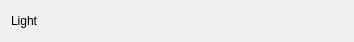
<?xml version="1.0" encoding="UTF-8"?>
<ui version="4.0">
 <class>GroupItem</class>
 <widget class="QWidget" name="GroupItem">
  <property name="geometry">
   <rect>
    <x>0</x>
    <y>0</y>
    <width>354</width>
    <height>41</height>
   </rect>
  </property>
  <property name="windowTitle">
   <string>Form</string>
  </property>
  <layout class="QHBoxLayout" name="horizontalLayout">
   <item>
    <widget class="QLabel" name="label">
     <property name="text">
      <string>Light</string>
     </property>
    </widget>
   </item>
   <item>
    <widget class="QFrame" name="frame">
     <property name="minimumSize">
      <size>
       <width>20</width>
       <height>0</height>
      </size>
     </property>
     <property name="toolTip">
      <string>&lt;html&gt;&lt;head/&gt;&lt;body&gt;&lt;p&gt;On/Off Indicator&lt;/p&gt;&lt;/body&gt;&lt;/html&gt;</string>
     </property>
     <property name="frameShape">
      <enum>QFrame::NoFrame</enum>
     </property>
     <property name="frameShadow">
      <enum>QFrame::Plain</enum>
     </property>
    </widget>
   </item>
   <item>
    <spacer name="horizontalSpacer">
     <property name="orientation">
      <enum>Qt::Horizontal</enum>
     </property>
     <property name="sizeHint" stdset="0">
      <size>
       <width>290</width>
       <height>20</height>
      </size>
     </property>
    </spacer>
   </item>
  </layout>
 </widget>
 <resources/>
 <connections/>
</ui>
